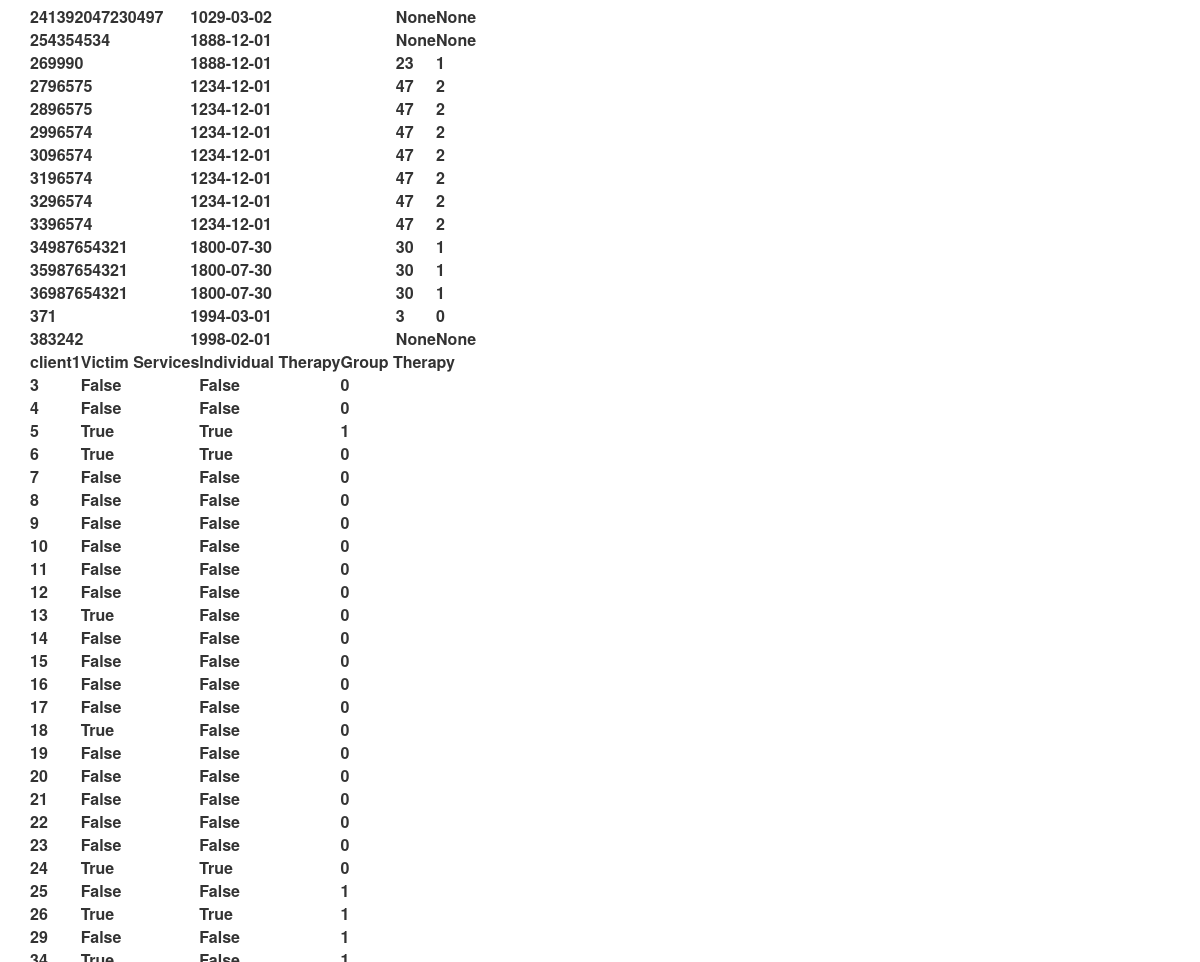
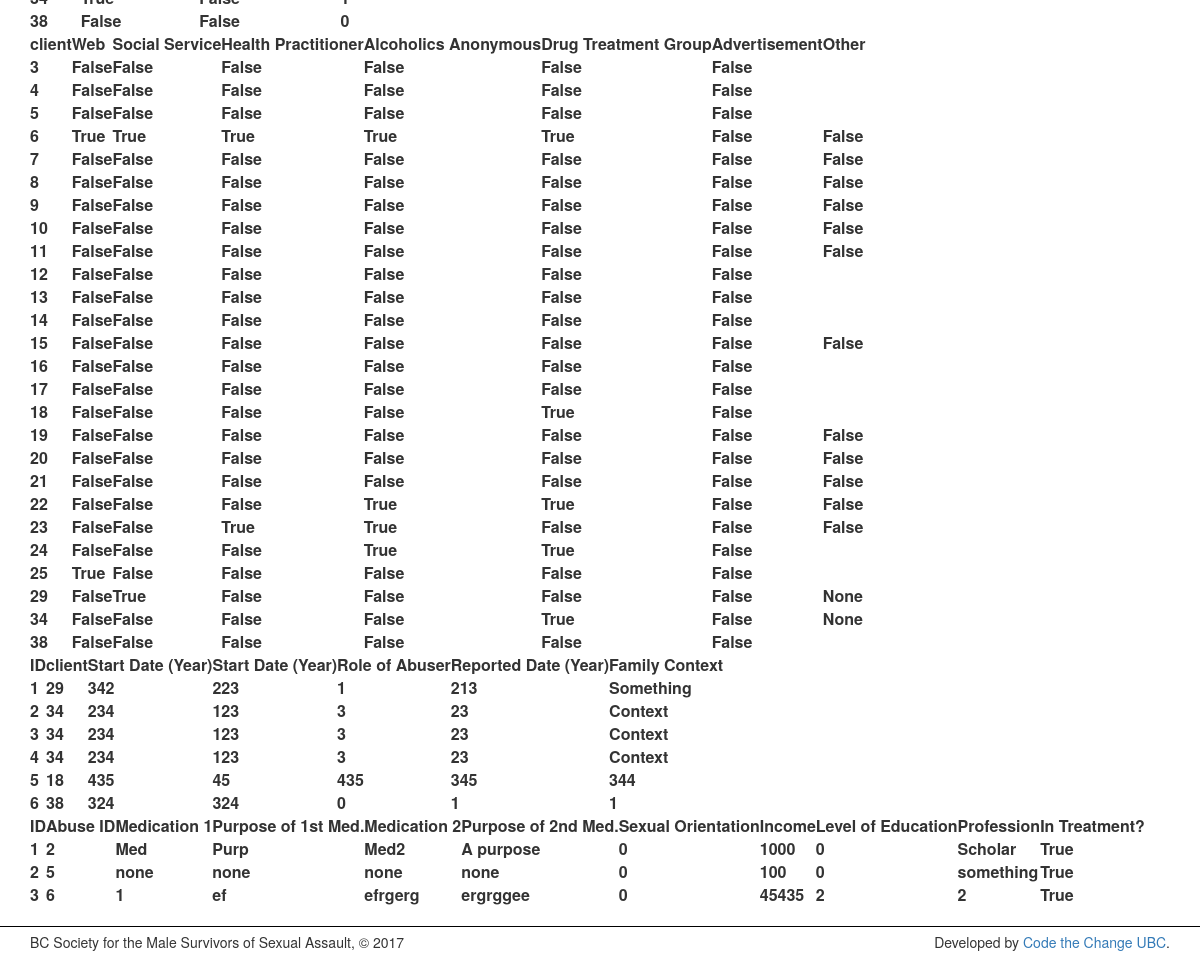
Page /statistics/ (signed in, lower part) on the earlier database version (2 pictures, top to bottom).
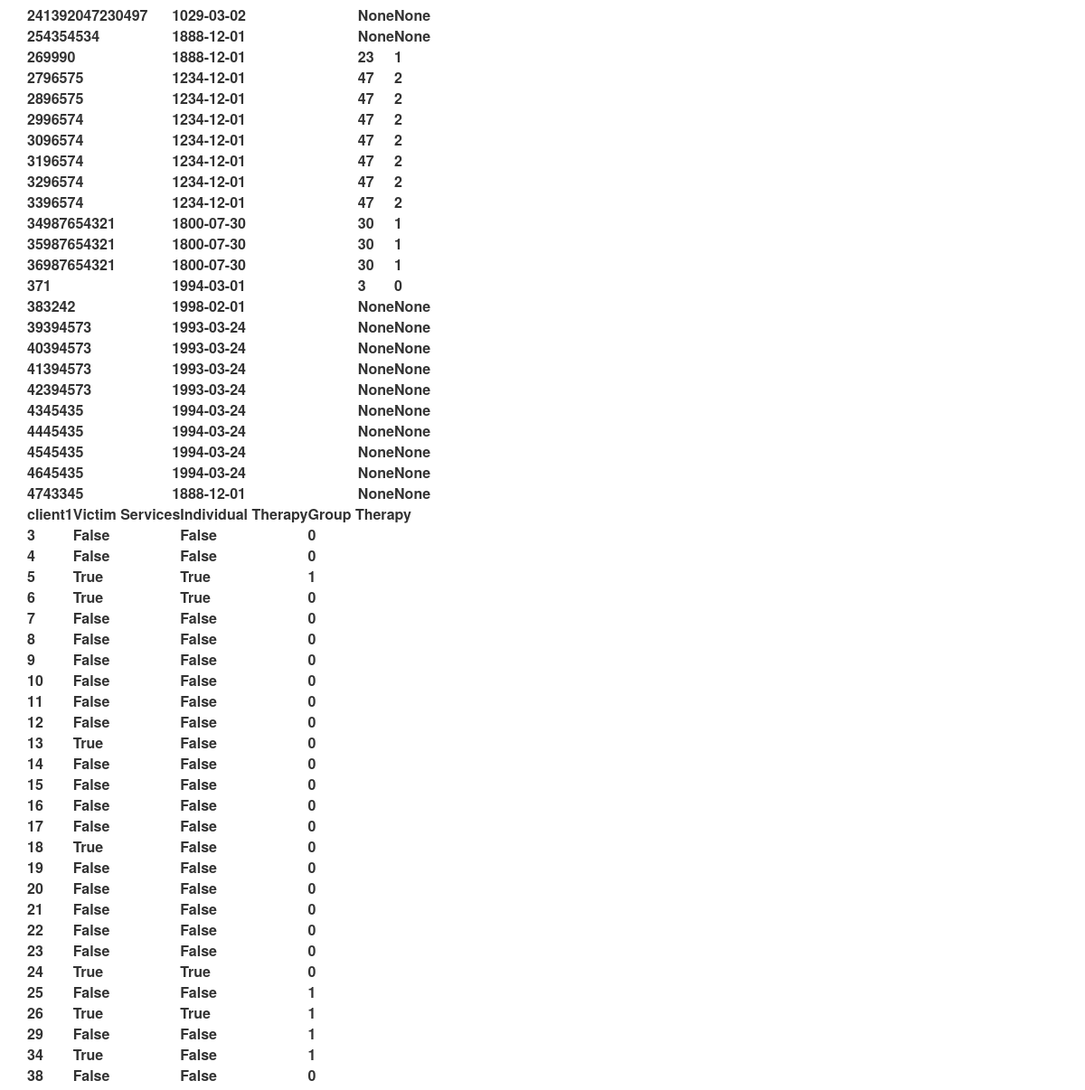
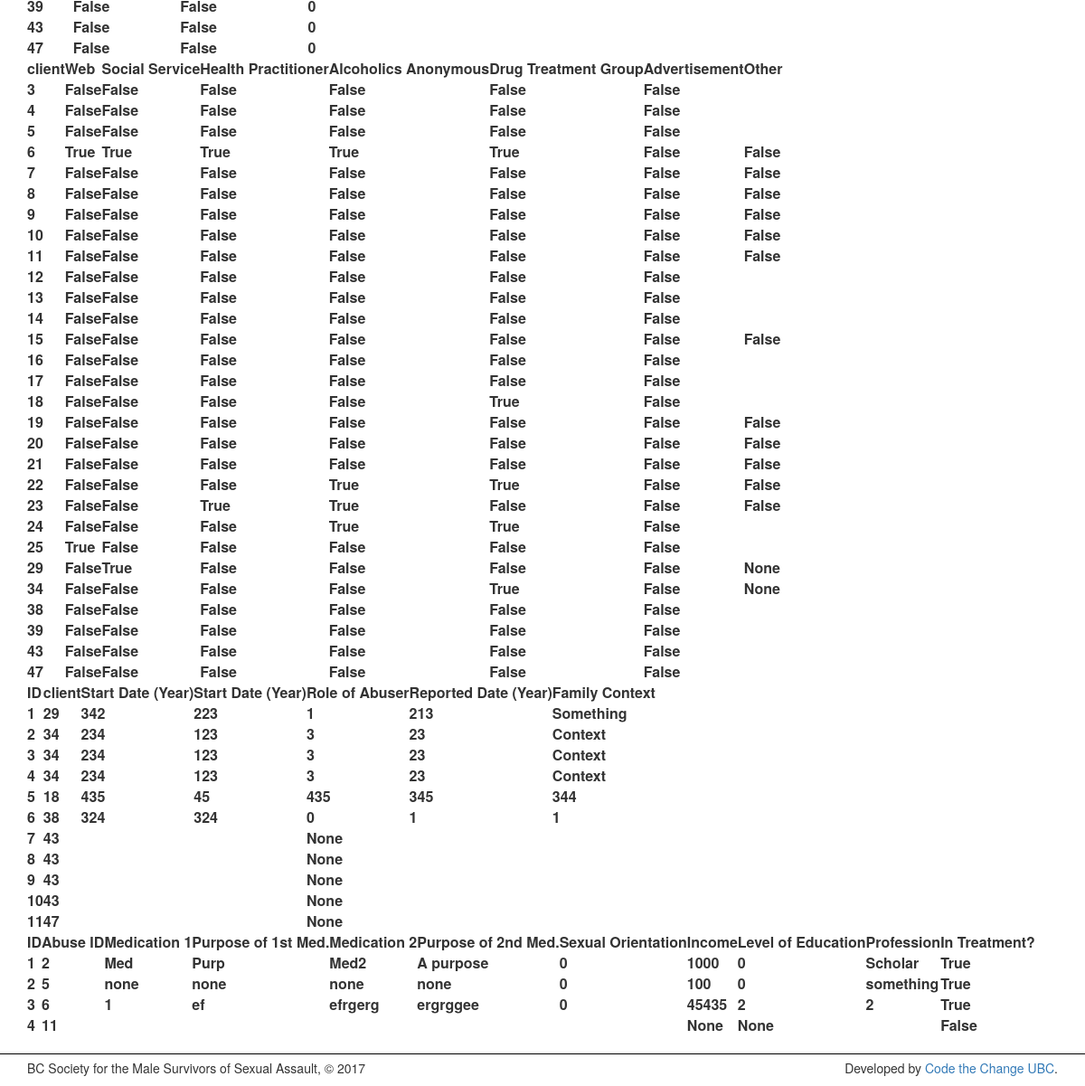
Same page on the later database version (2 pictures, top to bottom).
### stats/models.py (models this page shows, shortened)
class Client( models.Model ):
    client_number       = models.IntegerField(verbose_name="Client Number")
    date_of_birth       = models.DateField('Date of Birth (yyyy-mm-dd)')
    age                 = models.IntegerField(null=True, blank=True, default=None, verbose_name="Age")
    number_of_abuses    = models.IntegerField(null=True, blank=True, default=None, verbose_name="Number of Abuses")
    def __iter__(self):
        for field in self._meta.fields:
            yield field.value_to_string(self)

class RequestedService(models.Model):
    client1 = models.OneToOneField(
         Client,
         on_delete=models.CASCADE,
         primary_key=True,
    )
    victim_services     = models.BooleanField(blank=True, verbose_name="Victim Services")
    individual_therapy  = models.BooleanField(blank=True, verbose_name="Individual Therapy")
    group_therapy       = models.IntegerField(blank=True, null=True, verbose_name="Group Therapy")
    def __iter__(self):
        for field in self._meta.fields:
            yield field.value_to_string(self)

class Referral(models.Model):
    client = models.OneToOneField(
        Client,
        on_delete=models.CASCADE,
        primary_key=True,
    )
    web                     = models.BooleanField(default=False, blank=True, verbose_name="Web")
    social_service          = models.BooleanField(default=False, blank=True, verbose_name="Social Service")
    health_practitioner     = models.BooleanField(default=False, blank=True, verbose_name="Health Practitioner")
    alcoholics_anonymous    = models.BooleanField(default=False, blank=True, verbose_name="Alcoholics Anonymous")
    drug_treatment_group    = models.BooleanField(default=False, blank=True, verbose_name="Drug Treatment Group")
    advertisement           = models.BooleanField(default=False, blank=True, verbose_name="Advertisement")
    other                   = models.CharField(max_length=30, blank=True, verbose_name="Other")
    def __iter__(self):
        for field in self._meta.fields:
            yield field.value_to_string(self)

class Abuse ( models.Model ):
    client              = models.ForeignKey( Client, on_delete = models.CASCADE )
    start_date          = models.CharField(max_length=4, blank=True, verbose_name="Start Date (Year)")
    stop_date           = models.CharField(max_length=4, blank=True, verbose_name="Start Date (Year)")
    role_of_abuser      = models.IntegerField(null=True, blank=True, verbose_name="Role of Abuser")
    reported_date       = models.CharField(max_length=4, blank=True, verbose_name="Reported Date (Year)")
    family_context      = models.CharField(max_length=12, blank=True, verbose_name="Family Context")
    def __iter__(self):
        for field in self._meta.fields:
            yield field.value_to_string(self)

class CurrentSituation( models.Model ):
    abuse               = models.ForeignKey( Abuse, on_delete=models.CASCADE, verbose_name="Abuse ID")
    medication1         = models.CharField(max_length=50,   blank=True, verbose_name="Medication 1")
    purpose1            = models.CharField(max_length=150,  blank=True, verbose_name="Purpose of 1st Med.")
    medication2         = models.CharField(max_length=50,   blank=True, verbose_name="Medication 2")
    purpose2            = models.CharField(max_length=150,  blank=True, verbose_name="Purpose of 2nd Med.")
    sexual_orientation  = models.CharField(max_length=10,   blank=True, verbose_name="Sexual Orientation" )
    income              = models.IntegerField(null=True,    blank=True, verbose_name="Income")
    level_of_education  = models.IntegerField(null=True,    blank=True, verbose_name="Level of Education")
    profession          = models.CharField(max_length=50,   blank=True, verbose_name="Profession")
    in_treatment        = models.BooleanField(              blank=True, verbose_name="In Treatment?")
    def __iter__(self):
        for field in self._meta.fields:
            yield field.value_to_string(self)

### stats/views.py (the view)
# urls.py: url(r'^statistics/$', views.statistics, name='statistics'),
@login_required
def statistics(request):
    if request.method == 'POST':
        post_text = request.POST.get('the_post')
        response_data = {}
        response_data['text'] = post_text
        return render(request, 'stats/statistics.html', response_data);
    else:
        data = {}
        data['clients']         = Client.objects.all()
        data['client_fields']   = Client._meta.get_fields()[3:]
        data['services']        = RequestedService.objects.all()
        data['service_fields']  = RequestedService._meta.get_fields()[0:]
        data['referrals']       = Referral.objects.all()
        data['referral_fields'] = Referral._meta.get_fields()[0:]
        data['abuses']          = Abuse.objects.all()
        data['abuse_fields']    = Abuse._meta.get_fields()[1:]
        data['situations']      = CurrentSituation.objects.all()
        data['sitch_fields']    = CurrentSituation._meta.get_fields()[0:]
        return render(request, 'stats/statistics.html', data)

### stats/templates/stats/statistics.html (shortened to what this page needs)
{% extends 'stats/base.html' %}
{% block head %}
    <link rel="stylesheet" type="text/css" href="https://cdn.datatables.net/v/dt/dt-1.10.15/datatables.min.css"/>
{% endblock %}
{% block body %}
<br>
<table id="clientTable">
    <tbody>
        {% for client in clients %}
            <tr>
                {% for value in client %}
                    <th>{{ value }}</th>
                {% endfor %}
            </tr>
        {% endfor %}
    </tbody>
</table>
<table id="servicesTable">
    <thead>
        <tr>
            {% for field in service_fields %}
                <th>{{ field.verbose_name }}</th>
            {% endfor %}
        </tr>
    </thead>
    <tbody>
        {% for service in services %}
            <tr>
                {% for value in service %}
                    <th>{{ value }}</th>
                {% endfor %}
            </tr>
        {% endfor %}
    </tbody>
</table>
<table id="referralsTable">
    <thead>
        <tr>
            {% for field in referral_fields %}
                <th>{{ field.verbose_name }}</th>
            {% endfor %}
        </tr>
    </thead>
    <tbody>
        {% for referral in referrals %}
            <tr>
                {% for value in referral %}
                    <th>{{ value }}</th>
                {% endfor %}
            </tr>
        {% endfor %}
    </tbody>
</table>
<table id="abuseTable">
    <thead>
        <tr>
            {% for field in abuse_fields %}
                <th>{{ field.verbose_name }}</th>
            {% endfor %}
        </tr>
    </thead>
    <tbody>
        {% for abuse in abuses %}
            <tr>
                {% for value in abuse %}
                    <th>{{ value }}</th>
                {% endfor %}
            </tr>
        {% endfor %}
    </tbody>
</table>
<table id="sitchTable">
    <thead>
        <tr>
            {% for field in sitch_fields %}
                <th>{{ field.verbose_name }}</th>
            {% endfor %}
        </tr>
    </thead>
    <tbody>
        {% for sitch in situations %}
            <tr>
                {% for value in sitch %}
                    <th>{{ value }}</th>
                {% endfor %}
            </tr>
        {% endfor %}
    </tbody>
</table>
{% endblock %}

### stats/templates/stats/base.html (shortened to what this page needs)
{% load staticfiles %}
<html>
    <head>
        <link rel='stylesheet' type="text/css" href='https://maxcdn.bootstrapcdn.com/bootstrap/3.3.7/css/bootstrap.min.css'>
        <link rel='stylesheet' type="text/css" href='https://maxcdn.bootstrapcdn.com/bootstrap/3.3.7/css/bootstrap-theme.min.css'>
        <link rel='stylesheet' type="text/css" href='http://cdnjs.cloudflare.com/ajax/libs/jquery.bootstrapvalidator/0.5.0/css/bootstrapValidator.min.css'>
        <link rel="stylesheet" href="{% static 'stats/css/main.css' %}">
        {% block head %}
        {% endblock %}
    </head>
    <body>
        <div class="container">
            {% block body %}
            {% endblock %}
        </div>
        {% include 'stats/partials/footer.html' %}
   </body>
</html>

### stats/templates/stats/partials/footer.html
<footer>
	<div class="container-fluid">
		<div class="col-sm-6">
			<p id="left">BC Society for the Male Survivors of Sexual Assault, &copy; {% now "Y" %}</p>
		</div>
		<div class="col-sm-6">
			<p id="right">Developed by <a href="https://codethechangeubc.org">Code the Change UBC</a>.</p>
		</div>
	</div>
</footer>

### stats/static/stats/css/main.css (style rules this page uses)
body > footer > .container-fluid { margin-top: 20px; padding-top: 5px; bottom: 0px; border-top: 1px solid black; }
footer #right { float: right; text-align: right; }

Differences in the rows shown:
added Client: client "39" "394573" "1993-03-24" "None" "None"
added Client: client "40" "394573" "1993-03-24" "None" "None"
added Client: client "41" "394573" "1993-03-24" "None" "None"
added Client: client "42" "394573" "1993-03-24" "None" "None"
added Client: client "43" "45435" "1994-03-24" "None" "None"
added Client: client "44" "45435" "1994-03-24" "None" "None"
added Client: client "45" "45435" "1994-03-24" "None" "None"
added Client: client "46" "45435" "1994-03-24" "None" "None"
added Client: client "47" "43345" "1888-12-01" "None" "None"
added RequestedService: service "39" "False" "False" "0"
added RequestedService: service "43" "False" "False" "0"
added RequestedService: service "47" "False" "False" "0"
added Referral: referral "39" "False" "False" "False" "False" "False" "False"
added Referral: referral "43" "False" "False" "False" "False" "False" "False"
added Referral: referral "47" "False" "False" "False" "False" "False" "False"
added Abuse: abuse "7" "43" "None"
added Abuse: abuse "8" "43" "None"
added Abuse: abuse "9" "43" "None"
added Abuse: abuse "10" "43" "None"
added Abuse: abuse "11" "47" "None"
added CurrentSituation: sitch "4" "11" "None" "None" "False"
